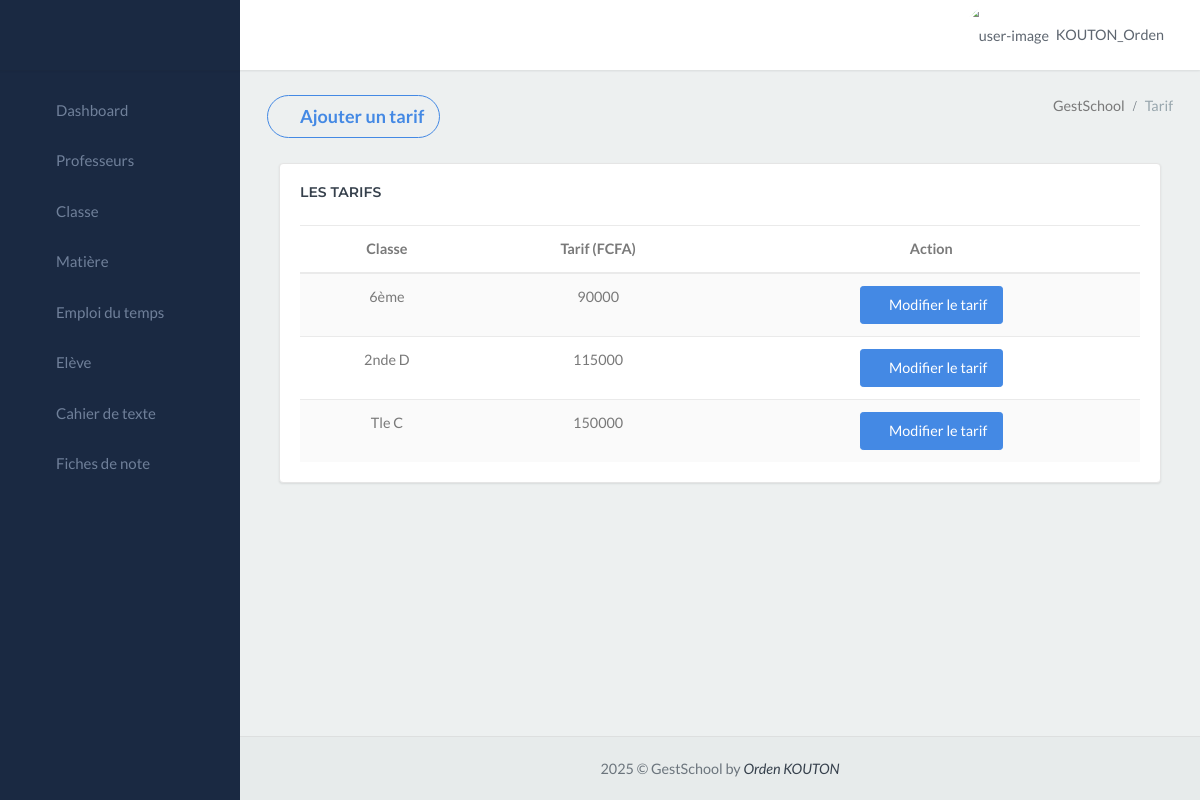
Page /gestschool_app/tarif/ (signed in) on the committed database.
### gestschool_app/models.py (models this page shows, shortened)
class CustomUser(AbstractUser):
    ROLE_CHOICES = (
        ('Choississez un rôle', 'Choississez un rôle'),
        ('Censeur', 'Censeur'),
        ('Surveillant', 'Surveillant'),
        ('Secrétaire', 'Secrétaire'),
        ('Professeur', 'Professeur'),
        ('Comptable', 'Comptable'),
        ('superadmin', 'superadmin'),
    )
    role = models.CharField(max_length=20, choices=ROLE_CHOICES, default='Personnel')
    groups = models.ManyToManyField(
        'auth.Group',
        verbose_name='groups',
        blank=True,
        help_text='The groups this user belongs to. A user will get all permissions granted to each of their groups.',
        related_name="customuser_set",  # Ajout de related_name
        related_query_name="user",
    )
    user_permissions = models.ManyToManyField(
        'auth.Permission',
        verbose_name='user permissions',
        blank=True,
        help_text='Specific permissions for this user.',
        related_name="customuser_permissions_set", # Ajout de related_name
        related_query_name="user",
    )

class Tarif(models.Model):
    montant = models.CharField(max_length=20)
    classe_id = models.ForeignKey(Classe_exist, on_delete=models.CASCADE)

class Classe_exist(models.Model):
    fusion = models.CharField(max_length=80)

### gestschool_app/views.py (the view)
# urls.py: path('tarif/', views.tarif, name='tarif'),
@login_required
def tarif(request):
    tarifs = Tarif.objects.all()
    classes = Classe_exist.objects.all()
    return render(request, 'finance/grille_tarif.html', {'tarifs': tarifs, 'classes': classes})

### gestschool_app/templates/finance/grille_tarif.html (shortened to what this page needs)
{% extends "menu.html" %}
{% block content %}
<div class="content-page">
    <div class="content">
        <div class="container-fluid">
            <div class="row">
                <div class="col-12">
                    <div class="page-title-box">
                        <button type="button"
                            class="page-title btn btn-outline-success btn-rounded waves-effect width-md waves-light"
                            data-toggle="modal" data-target=".bs-example-modal-lg">
                            <i class="ion ion-md-add-circle"></i>
                            Ajouter un tarif
                        </button>
                        <div class="page-title-right">
                            <ol class="breadcrumb p-0 m-0">
                                <li class="breadcrumb-item active">GestSchool</li>
                                <li class="breadcrumb-item"><a>Tarif</a></li>
                            </ol>
                        </div>
                        <div class="clearfix"></div>
                    </div>
                </div>
            </div>
            <div class="container-fluid">
                <div class="row">
                    <div class="col-lg-12">
                        <div class="card">
                            <div class="card-body">
                                <h4 class="header-title mb-4">Les Tarifs</h4>
                                <div class="table-responsive">
                                    <table class="table table-striped mb-0">
                                        <thead>
                                            <tr>
                                                <th style="text-align: center;">Classe</th>
                                                <th style="text-align: center;">Tarif (FCFA)</th>
                                                <th style="text-align: center;">Action</th>
                                            </tr>
                                        </thead>
                                        <tbody>
                                            {% for tarif in tarifs %}
                                            <tr style="text-align: center;">
                                                <td>{{ tarif.classe_id.fusion }}</td>
                                                <td>{{ tarif.montant }}</td>
                                                <td>
                                                    <button class="btn btn-success" data-toggle="modal" data-target="#editModal{{ tarif.id }}">
                                                        <i class="ion ion-ios-create"></i> Modifier le tarif
                                                    </button>
                                                </td>
                                            </tr>
                                            {% empty %}
                                            <tr>
                                                <td colspan="3" style="text-align: center; color: red; font-style: italic;">Aucun tarif enregistré</td>
                                            </tr>
                                            {% endfor %}
                                        </tbody>
                                    </table>
                                </div>
                            </div>
                        </div>
                    </div>
                </div>
            </div>
        </div>
    </div>
</div>
{% endblock %}

### gestschool_app/templates/menu.html (shortened to what this page needs)
{% load custom_filters %}
<!DOCTYPE html>
<html lang="en">
<head>
    <link href="/static/libs/sweetalert2/sweetalert2.min.css" rel="stylesheet" type="text/css">
    <link href="/static/libs/datatables/dataTables.bootstrap4.min.css" rel="stylesheet" type="text/css">
    <link href="/static/libs/datatables/buttons.bootstrap4.min.css" rel="stylesheet" type="text/css">
    <link href="/static/libs/datatables/responsive.bootstrap4.min.css" rel="stylesheet" type="text/css">
    <link href="/static/libs/datatables/select.bootstrap4.min.css" rel="stylesheet" type="text/css">
    <link href="/static/css/bootstrap.min.css" rel="stylesheet" type="text/css" id="bootstrap-stylesheet">
    <link href="/static/css/icons.min.css" rel="stylesheet" type="text/css">
    <link href="/static/css/app.min.css" rel="stylesheet" type="text/css" id="app-stylesheet">
</head>
<body>
    <div id="wrapper">
        <div class="navbar-custom">
            <ul class="list-unstyled topnav-menu float-right mb-0">
                <li class="dropdown notification-list">
                    <a class="nav-link dropdown-toggle nav-user mr-0 waves-effect" data-toggle="dropdown" href="#"
                        role="button" aria-haspopup="false" aria-expanded="false">
                        <img src="/static/images/utilisateur-de-profil.png" alt="user-image" class="rounded-circle">
                        <span class="pro-user-name ml-1">
                            {{user.username}} <i class="mdi mdi-chevron-down"></i>
                        </span>
                    </a>
                </li>
            </ul>
            <div class="logo-box">
                <a class="logo text-center logo-light">
                    <span class="logo-lg">
                    </span>
                </a>
            </div>
            <ul class="list-unstyled topnav-menu topnav-menu-left m-0">
                <li>
                    <button class="button-menu-mobile waves-effect">
                        <i class="mdi mdi-menu"></i>
                    </button>
                </li>
            </ul>
        </div>
        <div class="left-side-menu">
            <div class="slimscroll-menu">
                <div id="sidebar-menu">
                    <ul class="metismenu" id="side-menu">
                        {% if user.role == "Censeur" %}
                            <li>
                                <a href="{% url 'index' %}" class="waves-effect">
                                    <i class="ion-md-speedometer"></i>
                                    <span> Dashboard </span>
                                </a>
                            </li>
                            <li>
                                <a href="{% url 'professeur' %}" class="waves-effect">
                                    <i class="mdi mdi-account-outline"></i>
                                    <span> Professeurs </span>
                                </a>
                            </li>
                            <li>
                                <a href="{% url 'classe' %}" class="waves-effect">
                                    <i class="ion-md-home"></i>
                                    <span> Classe </span>
                                </a>
                            </li>
                            <li>
                                <a href="{% url 'matiere' %}" class="waves-effect">
                                    <i class="ion-md-flask"></i>
                                    <span> Matière </span>
                                </a>
                            </li>
                            <li>
                                <a href="{% url 'emploi' %}" class="waves-effect">
                                    <i class="ion ion-ios-calendar"></i>
                                    <span> Emploi du temps </span>
                                </a>
                            </li>
                            <li>
                                <a href="{% url 'eleve' %}" class="waves-effect">
                                    <i class="ion-ios-contacts"></i>
                                    <span> Elève </span>
                                </a>
                            </li>
                            <li>
                                <a href="{% url 'visualisation_cahier_texte' %}" class="waves-effect">
                                    <i class="ion ion-ios-book"></i>
                                    <span> Cahier de texte </span>
                                </a>
                            </li>
                            <li>
                                <a href="{% url 'all_fiche_notes' %}" class="waves-effect">
                                    <i class="ion ion-md-paper"></i>
                                    <span> Fiches de note </span>
                                </a>
                            </li>
                        {% endif %}
                    </ul>
                </div>
            </div>
        </div>
        {% block content %}
        {% endblock %}
         <footer class="footer">
            <div class="container-fluid">
                <div class="row">
                    <div class="col-md-12">
                        2025 &copy; GestSchool by <em><a href="mailto:ordenkouton1@gmail.com">Orden KOUTON</a></em>
                    </div>
                </div>
            </div>
        </footer>
    </div>
</body>
</html>

### rows in the picture
CustomUser: username "KOUTON_Orden"
Tarif: classe_id.fusion "6ème", montant "90000"
Tarif: classe_id.fusion "2nde D", montant "115000"
Tarif: classe_id.fusion "Tle C", montant "150000"
